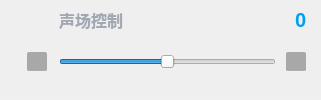
                  <widget class="QWidget" name="widget_3" native="true">
                   <property name="minimumSize">
                    <size>
                     <width>308</width>
                     <height>73</height>
                    </size>
                   </property>
                   <property name="maximumSize">
                    <size>
                     <width>16777215</width>
                     <height>16777215</height>
                    </size>
                   </property>
                   <property name="styleSheet">
                    <string notr="true">border-radius:0px;
background:none;
border-bottom: 2px solid rgba(255, 255, 255, 0.05);
</string>
                   </property>
                   <layout class="QGridLayout" name="gridLayout_21">
                    <property name="leftMargin">
                     <number>27</number>
                    </property>
                    <property name="topMargin">
                     <number>0</number>
                    </property>
                    <property name="rightMargin">
                     <number>5</number>
                    </property>
                    <property name="bottomMargin">
                     <number>20</number>
                    </property>
                    <property name="horizontalSpacing">
                     <number>10</number>
                    </property>
                    <property name="verticalSpacing">
                     <number>13</number>
                    </property>
                    <item row="0" column="0">
                     <widget class="QLabel" name="lab_algoIcon_3">
                      <property name="enabled">
                       <bool>true</bool>
                      </property>
                      <property name="minimumSize">
                       <size>
                        <width>22</width>
                        <height>22</height>
                       </size>
                      </property>
                      <property name="maximumSize">
                       <size>
                        <width>22</width>
                        <height>22</height>
                       </size>
                      </property>
                      <property name="styleSheet">
                       <string notr="true">QLabel
{
	border-image: url(:/Skin/Images/Headphones/Algo/sfc-no.png);
}
QLabel:disabled
{
	border-image: url(:/Skin/Images/Headphones/Algo/sfc-di.png);
}</string>
                      </property>
                      <property name="text">
                       <string/>
                      </property>
                     </widget>
                    </item>
                    <item row="0" column="1">
                     <widget class="QLabel" name="lab_algo_4">
                      <property name="minimumSize">
                       <size>
                        <width>87</width>
                        <height>23</height>
                       </size>
                      </property>
                      <property name="maximumSize">
                       <size>
                        <width>16777215</width>
                        <height>23</height>
                       </size>
                      </property>
                      <property name="styleSheet">
                       <string notr="true">font-family: &quot;Noto Sans S Chinese&quot;; font-weight: 500;
font-size: 16px;
color: #A1A8B3;
background:transparent;
border:none;</string>
                      </property>
                      <property name="text">
                       <string>声场控制</string>
                      </property>
                      <property name="alignment">
                       <set>Qt::AlignLeading|Qt::AlignLeft|Qt::AlignVCenter</set>
                      </property>
                     </widget>
                    </item>
                    <item row="1" column="0">
                     <widget class="QPushButton" name="pBt_sfc_sub">
                      <property name="minimumSize">
                       <size>
                        <width>20</width>
                        <height>20</height>
                       </size>
                      </property>
                      <property name="maximumSize">
                       <size>
                        <width>20</width>
                        <height>20</height>
                       </size>
                      </property>
                      <property name="styleSheet">
                       <string notr="true">QPushButton
{
	background: rgba(0, 0, 0, 0.3);
	border-radius: 2px;
	border-image: url(:/Skin/Images/Slider/sub-no.png);
}
QPushButton:hover
{
	border-image: url(:/Skin/Images/Slider/sub-ho.png);
}
QPushButton:pressed
{
	border-image: url(:/Skin/Images/Slider/sub-ch.png);
}
QPushButton:disabled
{
	border-image: url(:/Skin/Images/Slider/sub-dis.png);
}</string>
                      </property>
                      <property name="text">
                       <string/>
                      </property>
                     </widget>
                    </item>
                    <item row="1" column="1">
                     <widget class="GearSlider" name="hSlider_Sfc">
                      <property name="enabled">
                       <bool>true</bool>
                      </property>
                      <property name="minimumSize">
                       <size>
                        <width>217</width>
                        <height>15</height>
                       </size>
                      </property>
                      <property name="maximumSize">
                       <size>
                        <width>16777215</width>
                        <height>15</height>
                       </size>
                      </property>
                      <property name="styleSheet">
                       <string notr="true"/>
                      </property>
                      <property name="minimum">
                       <number>-5</number>
                      </property>
                      <property name="maximum">
                       <number>5</number>
                      </property>
                      <property name="singleStep">
                       <number>1</number>
                      </property>
                      <property name="pageStep">
                       <number>1</number>
                      </property>
                      <property name="value">
                       <number>0</number>
                      </property>
                      <property name="orientation">
                       <enum>Qt::Horizontal</enum>
                      </property>
                     </widget>
                    </item>
                    <item row="1" column="2">
                     <widget class="QPushButton" name="pBt_sfc_add">
                      <property name="minimumSize">
                       <size>
                        <width>20</width>
                        <height>20</height>
                       </size>
                      </property>
                      <property name="maximumSize">
                       <size>
                        <width>20</width>
                        <height>20</height>
                       </size>
                      </property>
                      <property name="styleSheet">
                       <string notr="true">QPushButton
{
	background: rgba(0, 0, 0, 0.3);
	border-radius: 2px;
	border-image: url(:/Skin/Images/Slider/add-no.png);
}
QPushButton:hover
{
	border-image: url(:/Skin/Images/Slider/add-ho.png);
}
QPushButton:pressed
{
	border-image: url(:/Skin/Images/Slider/add-ch.png);
}
QPushButton:disabled
{
	border-image: url(:/Skin/Images/Slider/add-dis.png);
}</string>
                      </property>
                      <property name="text">
                       <string/>
                      </property>
                     </widget>
                    </item>
                    <item row="0" column="2">
                     <widget class="QLineEdit" name="lab_SfcVal">
                      <property name="enabled">
                       <bool>false</bool>
                      </property>
                      <property name="minimumSize">
                       <size>
                        <width>20</width>
                        <height>23</height>
                       </size>
                      </property>
                      <property name="maximumSize">
                       <size>
                        <width>30</width>
                        <height>23</height>
                       </size>
                      </property>
                      <property name="styleSheet">
                       <string notr="true">border-radius:0px;
border:none;
background-color: transparent;
color: #009FEF;
font-family: &quot;YouSheBiaoTiHei&quot;;
font-weight: 500;
font-size: 20px;
</string>
                      </property>
                      <property name="text">
                       <string>0</string>
                      </property>
                      <property name="maxLength">
                       <number>32767</number>
                      </property>
                      <property name="alignment">
                       <set>Qt::AlignCenter</set>
                      </property>
                     </widget>
                    </item>
                   </layout>
                  </widget>
